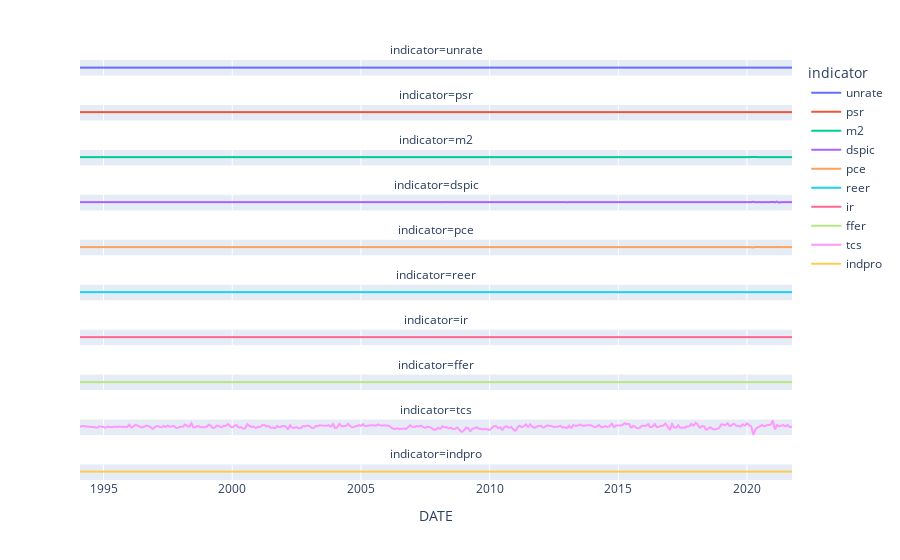

The cell this chart's notebook holds for it:
### Markdown cell above
#### Feature Selection
In order to see which features is useful for forecasting core CPI, we will be using the Granger Causality test.
One of the key assumptions before using this test requires the data to be stationary. Thus, we would take the first differences for each features and use the same ADF test function to check for stationarity.

### Code cell
monthly_df_stationary = df_cpi.diff().dropna()
monthly_df_stationary = monthly_df_stationary.rename_axis('indicator', axis=1)
fig = px.line(monthly_df_stationary.iloc[:,0:10], facet_col="indicator", facet_col_wrap=1) 
fig.update_yaxes(visible=False)

### Figure 1 — Plotly figure (JSON) as saved in the notebook; plotly's stock layout.template omitted (floating-point values rounded to 4 significant figures; data arrays with more than 128 entries replaced by an {"elided": "..."} marker saying what was removed)
{"data": [{"hovertemplate": "indicator=unrate<br>DATE=%{x}<br>value=%{y}<extra></extra>", "legendgroup": "unrate", "line": {"color": "#636efa", "dash": "solid"}, "marker": {"symbol": "circle"}, "mode": "lines", "name": "unrate", "showlegend": true, "type": "scattergl", "x": {"elided": "333 str values"}, "xaxis": "x10", "y": {"elided": "333 float values"}, "yaxis": "y10"}, {"hovertemplate": "indicator=psr<br>DATE=%{x}<br>value=%{y}<extra></extra>", "legendgroup": "psr", "line": {"color": "#EF553B", "dash": "solid"}, "marker": {"symbol": "circle"}, "mode": "lines", "name": "psr", "showlegend": true, "type": "scattergl", "x": {"elided": "333 str values"}, "xaxis": "x9", "y": {"elided": "333 float values"}, "yaxis": "y9"}, {"hovertemplate": "indicator=m2<br>DATE=%{x}<br>value=%{y}<extra></extra>", "legendgroup": "m2", "line": {"color": "#00cc96", "dash": "solid"}, "marker": {"symbol": "circle"}, "mode": "lines", "name": "m2", "showlegend": true, "type": "scattergl", "x": {"elided": "333 str values"}, "xaxis": "x8", "y": {"elided": "333 float values"}, "yaxis": "y8"}, {"hovertemplate": "indicator=dspic<br>DATE=%{x}<br>value=%{y}<extra></extra>", "legendgroup": "dspic", "line": {"color": "#ab63fa", "dash": "solid"}, "marker": {"symbol": "circle"}, "mode": "lines", "name": "dspic", "showlegend": true, "type": "scattergl", "x": {"elided": "333 str values"}, "xaxis": "x7", "y": {"elided": "333 float values"}, "yaxis": "y7"}, {"hovertemplate": "indicator=pce<br>DATE=%{x}<br>value=%{y}<extra></extra>", "legendgroup": "pce", "line": {"color": "#FFA15A", "dash": "solid"}, "marker": {"symbol": "circle"}, "mode": "lines", "name": "pce", "showlegend": true, "type": "scattergl", "x": {"elided": "333 str values"}, "xaxis": "x6", "y": {"elided": "333 float values"}, "yaxis": "y6"}, {"hovertemplate": "indicator=reer<br>DATE=%{x}<br>value=%{y}<extra></extra>", "legendgroup": "reer", "line": {"color": "#19d3f3", "dash": "solid"}, "marker": {"symbol": "circle"}, "mode": "lines", "name": "reer", "showlegend": true, "type": "scattergl", "x": {"elided": "333 str values"}, "xaxis": "x5", "y": {"elided": "333 float values"}, "yaxis": "y5"}, {"hovertemplate": "indicator=ir<br>DATE=%{x}<br>value=%{y}<extra></extra>", "legendgroup": "ir", "line": {"color": "#FF6692", "dash": "solid"}, "marker": {"symbol": "circle"}, "mode": "lines", "name": "ir", "showlegend": true, "type": "scattergl", "x": {"elided": "333 str values"}, "xaxis": "x4", "y": {"elided": "333 float values"}, "yaxis": "y4"}, {"hovertemplate": "indicator=ffer<br>DATE=%{x}<br>value=%{y}<extra></extra>", "legendgroup": "ffer", "line": {"color": "#B6E880", "dash": "solid"}, "marker": {"symbol": "circle"}, "mode": "lines", "name": "ffer", "showlegend": true, "type": "scattergl", "x": {"elided": "333 str values"}, "xaxis": "x3", "y": {"elided": "333 float values"}, "yaxis": "y3"}, {"hovertemplate": "indicator=tcs<br>DATE=%{x}<br>value=%{y}<extra></extra>", "legendgroup": "tcs", "line": {"color": "#FF97FF", "dash": "solid"}, "marker": {"symbol": "circle"}, "mode": "lines", "name": "tcs", "showlegend": true, "type": "scattergl", "x": {"elided": "333 str values"}, "xaxis": "x2", "y": {"elided": "333 int values"}, "yaxis": "y2"}, {"hovertemplate": "indicator=indpro<br>DATE=%{x}<br>value=%{y}<extra></extra>", "legendgroup": "indpro", "line": {"color": "#FECB52", "dash": "solid"}, "marker": {"symbol": "circle"}, "mode": "lines", "name": "indpro", "showlegend": true, "type": "scattergl", "x": {"elided": "333 str values"}, "xaxis": "x", "y": {"elided": "333 float values"}, "yaxis": "y"}], "layout": {"annotations": [{"font": {}, "showarrow": false, "text": "indicator=indpro", "x": 0.5, "xanchor": "center", "xref": "paper", "y": 0.037, "yanchor": "bottom", "yref": "paper"}, {"font": {}, "showarrow": false, "text": "indicator=tcs", "x": 0.5, "xanchor": "center", "xref": "paper", "y": 0.144, "yanchor": "bottom", "yref": "paper"}, {"font": {}, "showarrow": false, "text": "indicator=ffer", "x": 0.5, "xanchor": "center", "xref": "paper", "y": 0.251, "yanchor": "bottom", "yref": "paper"}, {"font": {}, "showarrow": false, "text": "indicator=ir", "x": 0.5, "xanchor": "center", "xref": "paper", "y": 0.358, "yanchor": "bottom", "yref": "paper"}, {"font": {}, "showarrow": false, "text": "indicator=reer", "x": 0.5, "xanchor": "center", "xref": "paper", "y": 0.465, "yanchor": "bottom", "yref": "paper"}, {"font": {}, "showarrow": false, "text": "indicator=pce", "x": 0.5, "xanchor": "center", "xref": "paper", "y": 0.572, "yanchor": "bottom", "yref": "paper"}, {"font": {}, "showarrow": false, "text": "indicator=dspic", "x": 0.5, "xanchor": "center", "xref": "paper", "y": 0.679, "yanchor": "bottom", "yref": "paper"}, {"font": {}, "showarrow": false, "text": "indicator=m2", "x": 0.5, "xanchor": "center", "xref": "paper", "y": 0.786, "yanchor": "bottom", "yref": "paper"}, {"font": {}, "showarrow": false, "text": "indicator=psr", "x": 0.5, "xanchor": "center", "xref": "paper", "y": 0.893, "yanchor": "bottom", "yref": "paper"}, {"font": {}, "showarrow": false, "text": "indicator=unrate", "x": 0.5, "xanchor": "center", "xref": "paper", "y": 1, "yanchor": "bottom", "yref": "paper"}], "autosize": true, "legend": {"title": {"text": "indicator"}, "tracegroupgap": 0}, "margin": {"t": 60}, "xaxis": {"anchor": "y", "autorange": true, "domain": [0, 1], "range": ["1994-02-01", "2021-10-01"], "title": {"text": "DATE"}, "type": "date"}, "xaxis10": {"anchor": "y10", "autorange": true, "domain": [0, 1], "matches": "x", "range": ["1994-02-01", "2021-10-01"], "showticklabels": false, "type": "date"}, "xaxis2": {"anchor": "y2", "autorange": true, "domain": [0, 1], "matches": "x", "range": ["1994-02-01", "2021-10-01"], "showticklabels": false, "type": "date"}, "xaxis3": {"anchor": "y3", "autorange": true, "domain": [0, 1], "matches": "x", "range": ["1994-02-01", "2021-10-01"], "showticklabels": false, "type": "date"}, "xaxis4": {"anchor": "y4", "autorange": true, "domain": [0, 1], "matches": "x", "range": ["1994-02-01", "2021-10-01"], "showticklabels": false, "type": "date"}, "xaxis5": {"anchor": "y5", "autorange": true, "domain": [0, 1], "matches": "x", "range": ["1994-02-01", "2021-10-01"], "showticklabels": false, "type": "date"}, "xaxis6": {"anchor": "y6", "autorange": true, "domain": [0, 1], "matches": "x", "range": ["1994-02-01", "2021-10-01"], "showticklabels": false, "type": "date"}, "xaxis7": {"anchor": "y7", "autorange": true, "domain": [0, 1], "matches": "x", "range": ["1994-02-01", "2021-10-01"], "showticklabels": false, "type": "date"}, "xaxis8": {"anchor": "y8", "autorange": true, "domain": [0, 1], "matches": "x", "range": ["1994-02-01", "2021-10-01"], "showticklabels": false, "type": "date"}, "xaxis9": {"anchor": "y9", "autorange": true, "domain": [0, 1], "matches": "x", "range": ["1994-02-01", "2021-10-01"], "showticklabels": false, "type": "date"}, "yaxis": {"anchor": "x", "autorange": true, "domain": [0, 0.037], "range": [-60200.0, 51170.0], "title": {"text": "value"}, "type": "linear", "visible": false}, "yaxis10": {"anchor": "x10", "autorange": true, "domain": [0.963, 1], "matches": "y", "range": [-60200.0, 51170.0], "title": {"text": "value"}, "type": "linear", "visible": false}, "yaxis2": {"anchor": "x2", "autorange": true, "domain": [0.107, 0.144], "matches": "y", "range": [-60200.0, 51170.0], "title": {"text": "value"}, "type": "linear", "visible": false}, "yaxis3": {"anchor": "x3", "autorange": true, "domain": [0.214, 0.251], "matches": "y", "range": [-60200.0, 51170.0], "title": {"text": "value"}, "type": "linear", "visible": false}, "yaxis4": {"anchor": "x4", "autorange": true, "domain": [0.321, 0.358], "matches": "y", "range": [-60200.0, 51170.0], "title": {"text": "value"}, "type": "linear", "visible": false}, "yaxis5": {"anchor": "x5", "autorange": true, "domain": [0.428, 0.465], "matches": "y", "range": [-60200.0, 51170.0], "title": {"text": "value"}, "type": "linear", "visible": false}, "yaxis6": {"anchor": "x6", "autorange": true, "domain": [0.535, 0.572], "matches": "y", "range": [-60200.0, 51170.0], "title": {"text": "value"}, "type": "linear", "visible": false}, "yaxis7": {"anchor": "x7", "autorange": true, "domain": [0.642, 0.679], "matches": "y", "range": [-60200.0, 51170.0], "title": {"text": "value"}, "type": "linear", "visible": false}, "yaxis8": {"anchor": "x8", "autorange": true, "domain": [0.749, 0.786], "matches": "y", "range": [-60200.0, 51170.0], "title": {"text": "value"}, "type": "linear", "visible": false}, "yaxis9": {"anchor": "x9", "autorange": true, "domain": [0.856, 0.893], "matches": "y", "range": [-60200.0, 51170.0], "title": {"text": "value"}, "type": "linear", "visible": false}}}
